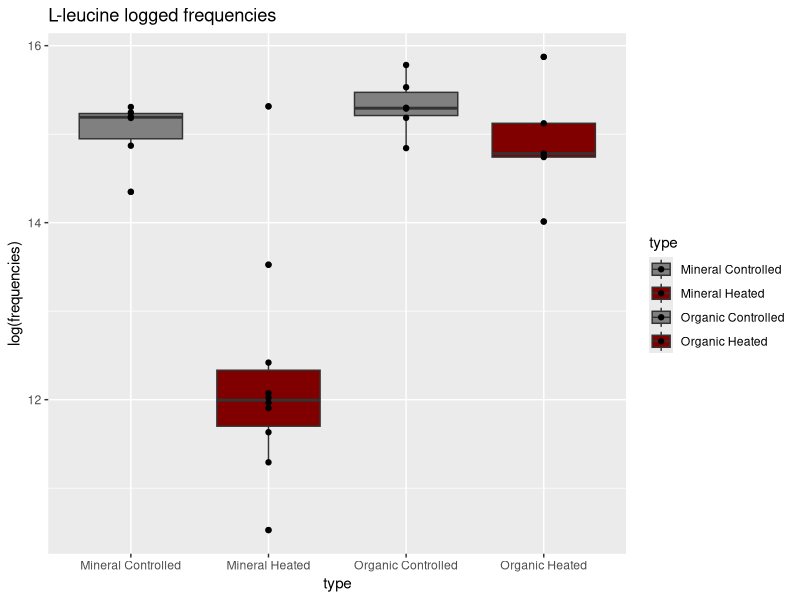
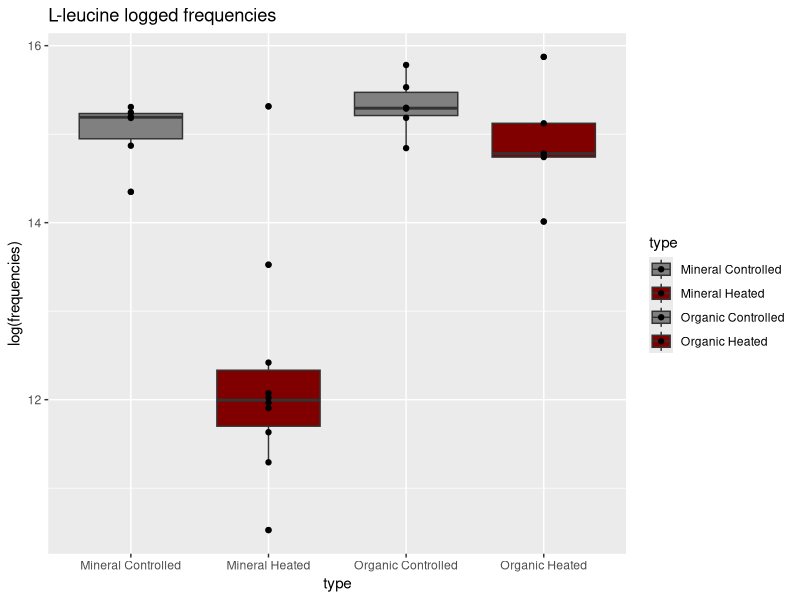

Here is the R script that generated these plots, in order:
## ---- chunk 1
knitr::opts_chunk$set(echo = TRUE)
## ---- chunk 2
library(tidyverse)
library(ggplot2)
library(data.table)
data <- as.data.frame(read.csv("EMSL_PNNL.csv"), header=TRUE)
data_Ll <- data[51,]
data_Ll_wrangled <- data_Ll %>% gather("M_C_4_AB",	"M_C_7_AB",	"M_C_12_AB",	"M_C_14_AB",	"M_C_19_AB",	"M_C_30_AB",	"M_H_2_AB",	"M_H_2B",	"M_H_4_AB",	"M_H_11_AB",	"M_H_17_AB",	"M_H_26_AB",	"M_H_28_AB",	"M_H_30_AB",	"M_H_32_AB",	"M_H_34_AB",	"O_C_4_AB",	"O_C_12_AB",	"O_C_14_AB",	"O_C_19_AB",	"O_C_27_AB",	"O_C_34_AB",	"O_H_2_AB",	"O_H_4_AB",	"O_H_11_AB",	"O_H_17_AB",	"O_H_32_AB", key="type", value="frequencies")
data_Ll_wrangled$type <- c("Mineral Controlled", "Mineral Controlled", "Mineral Controlled", "Mineral Controlled", "Mineral Controlled", "Mineral Controlled", "Mineral Heated", "Mineral Heated", "Mineral Heated", "Mineral Heated", "Mineral Heated", "Mineral Heated", "Mineral Heated", "Mineral Heated", "Mineral Heated", "Mineral Heated", "Organic Controlled", "Organic Controlled", "Organic Controlled", "Organic Controlled", "Organic Controlled", "Organic Controlled", "Organic Heated", "Organic Heated", "Organic Heated", "Organic Heated", "Organic Heated")
## ---- chunk 3
Ll <- ggplot(data_Ll_wrangled, aes(type, log(frequencies), fill=type)) + 
  geom_boxplot() + 
  geom_point() +
  scale_fill_manual(values=c("#808080", "#800000", "#808080", "#800000")) +
  labs(title="L-leucine logged frequencies")
print(Ll)
png("L_leucine.png", width = 350, height = 350)
plot(Ll, nrow=2, ncol=1)
while (!is.null(dev.list()))  dev.off()
